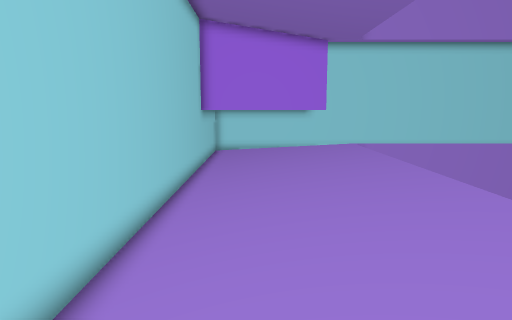
view 1 (above)

24 first-person views from a walk through a 3-D level made in the Unity game engine. The camera is 1.3 m above the floor, tilts 8° down and sees 70° across. The floor is counted in squares, 0.5 m on a side. Each view is taken from the middle of a square. On the plan, view 1 faces up. The plan holds only what a view shows up to about 20 squares ahead; the rest is blank. The place goes on beyond the plan.

view 2
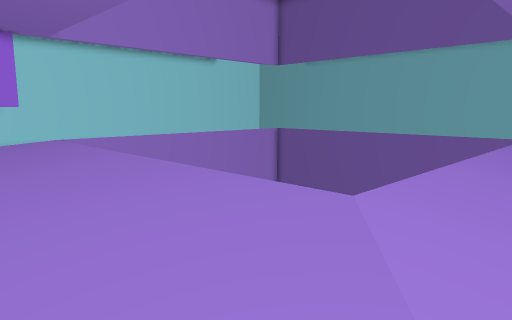

view 3
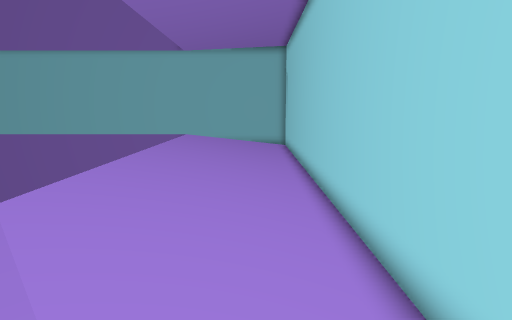

view 4
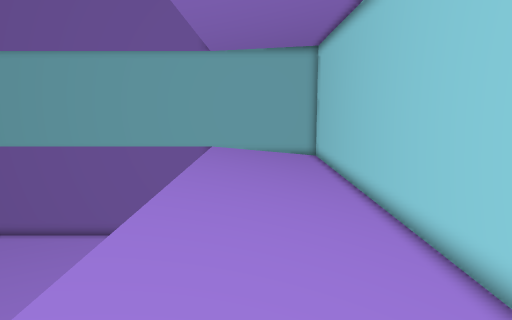

view 5
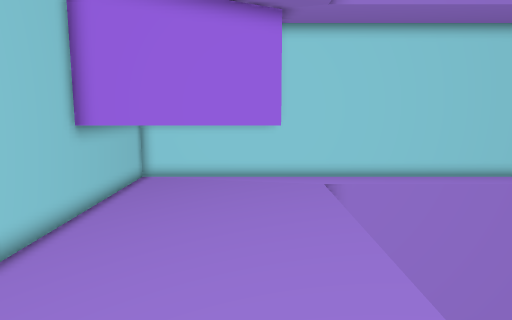

view 6
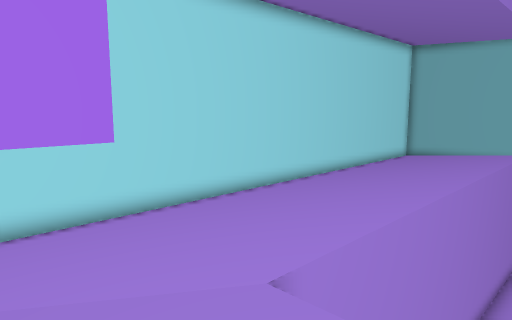

view 7
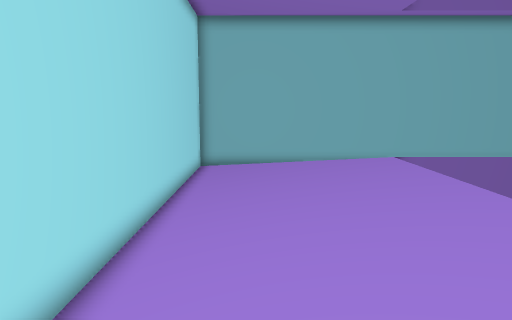

view 8
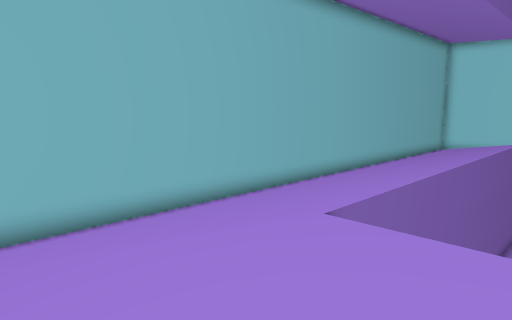

view 9
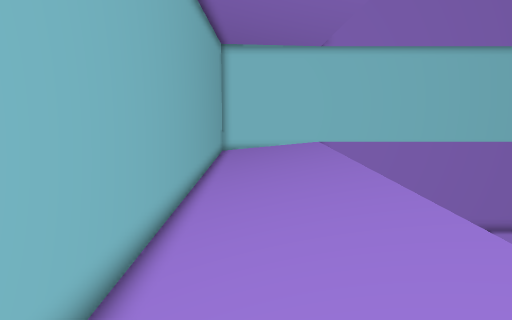

view 10
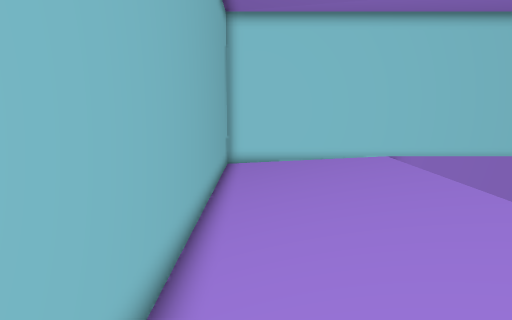

view 11
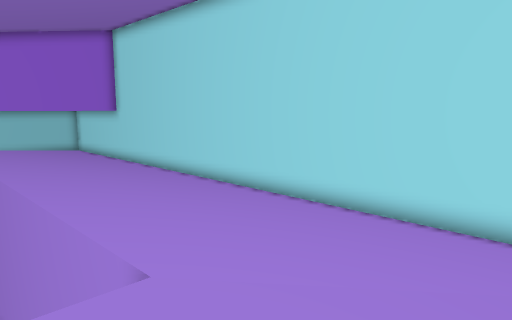

view 12
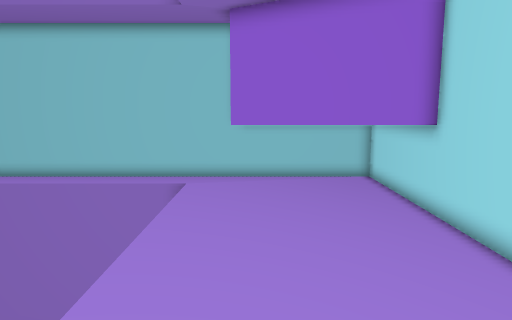

view 13
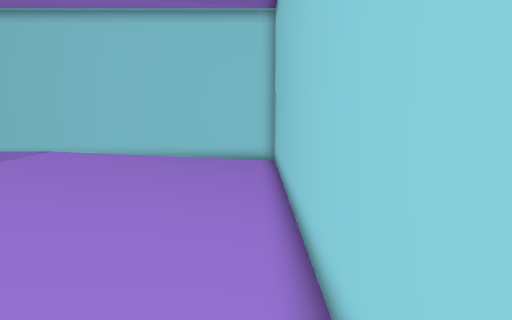

view 14
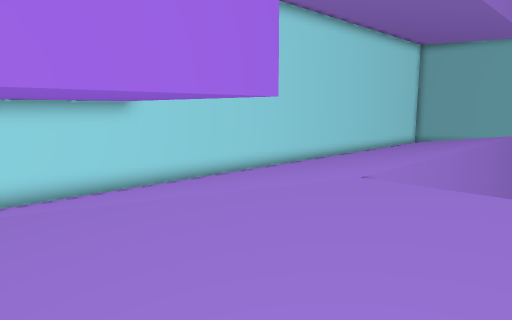

view 15
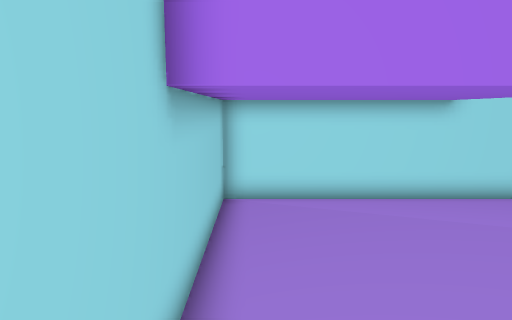

view 16
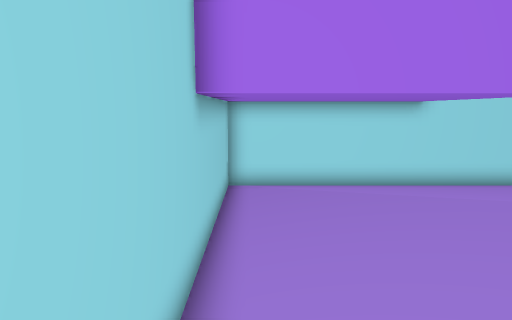

view 17
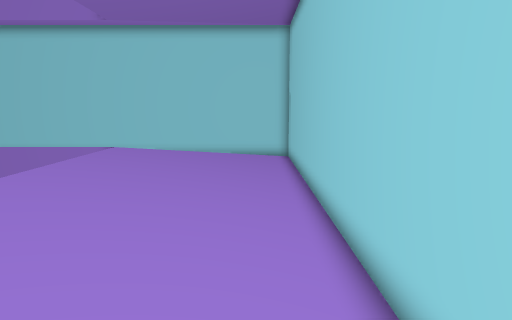

view 18
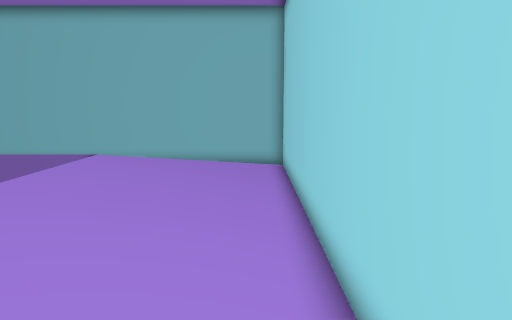

view 19
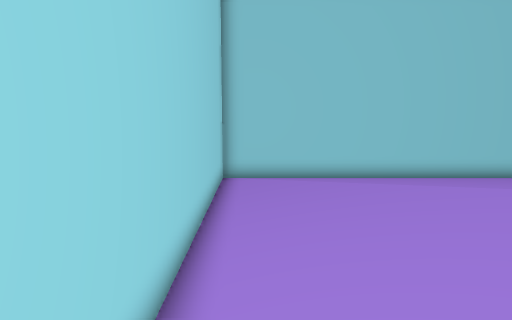

view 20
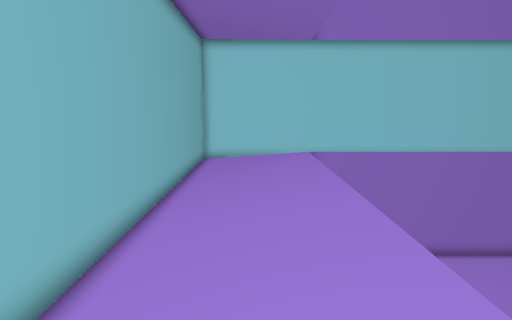

view 21
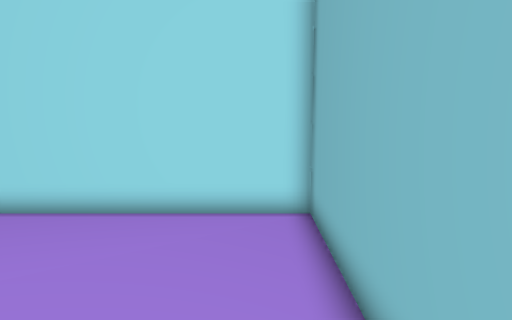

view 22
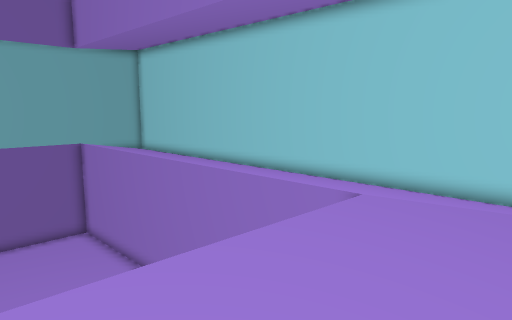

view 23
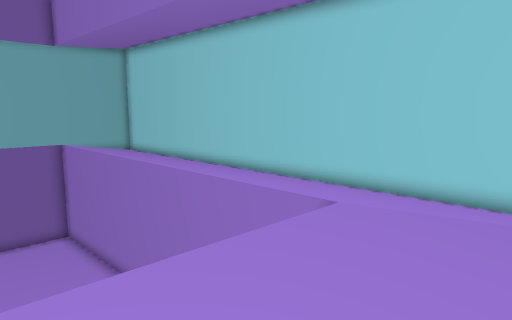

view 24
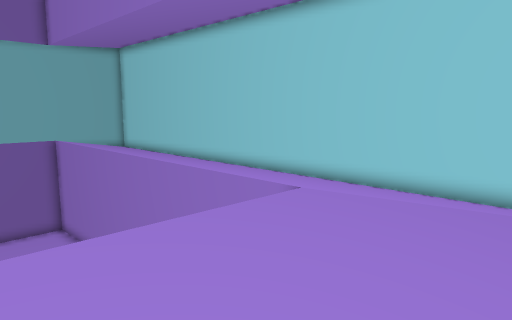

### Floor plan
Key: @ floor where view 1 was taken; # wall or solid block; . main floor; : floor 0.25 m higher than the main floor; - floor 0.25 m lower than the main floor; + floor 0.5 m higher than the main floor; = window, fence, low wall or low ledge; ^ raised ledge; O other object.
Columns run from 3 left of view 1 to 29 right of it. Each row starts with its distance up from view 1.
 27 #################################
 26 #------O------------------------#
 25 #-OOOOOO.......................-#
 24 #-OOOOOO.......................-#
 23 #-OOOOOO.......................-#
 22 #-OOOOOO:::::::::::::::::::::..-#
 21 #-OOOOOO:::::::::::::::::::::..-#
 20 #OOOOOOO:::::::::::::::::::::..-#
 19 #-...:::+================ :::..-#
 18 #-...:::=                 :::..-#
 17 #-...:::=                 :::..-#
 16 #-...:::=                 :::..-#
 15 #-...:::=                 :::..-#
 14 #-...:::=                 :::..-#
 13 #-...:::=                 :::..-#
 12 #-...:::=                 :::..-#
 11 #-...:::=             ^=  :::..-#
 10 #-...:::=            ^^   :::..-#
  9 #-...:::=          ^^     :::..-#
  8 #-...:::=        ^^^      :::..-#
  7 #-...:::=                 :::..-#
  6 #-...:::=                 :::..-#
  5 #-...:::=            ^^^^ :::..-#
  4 #-...:::=        ^^^^^^^^ :::..-#
  3 #-...:::=       ==^^^^^^^ :::..-#
  2 #-...:::=  ============== :::..-#
  1 #-...::::::::::::::::::::::::..-#
  0 #-.@.::::::::::::::::::::::::..-#
 -1 #-...::::::::::::::::::::::::..-#
 -2 #-.............................-#
 -3 #-.............................-#
 -4 #-.............................-#
 -5 #################################

Positions as (right, up) in squares from view 1, and headings:
1: (0, 0), facing up
2: (-1, -2), facing up-right
3: (-1, -3), facing right
4: (2, -1), facing right
5: (3, 8), facing up
6: (2, 16), facing up-right
7: (9, 24), facing right
8: (19, 24), facing down-right
9: (26, 22), facing down
10: (27, 14), facing down
11: (26, 17), facing up-left
12: (16, 21), facing left
13: (-2, 14), facing down
14: (-2, 15), facing up-right
15: (-2, 16), facing up
16: (-2, 14), facing up
17: (-1, 17), facing down
18: (10, -4), facing right
19: (12, -4), facing left
20: (25, 19), facing down
21: (27, 17), facing up
22: (1, 9), facing down-right
23: (1, 8), facing down-right
24: (0, 8), facing down-right
